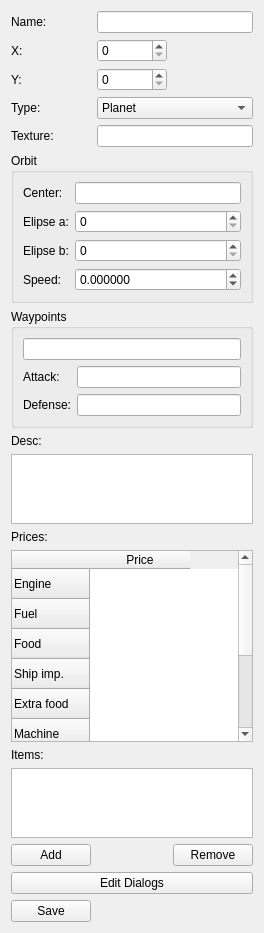
<?xml version="1.0" encoding="UTF-8"?>
<ui version="4.0">
 <class>ObjectEditor</class>
 <widget class="QWidget" name="ObjectEditor">
  <property name="geometry">
   <rect>
    <x>0</x>
    <y>0</y>
    <width>264</width>
    <height>897</height>
   </rect>
  </property>
  <property name="windowTitle">
   <string>Form</string>
  </property>
  <layout class="QGridLayout" name="gridLayout_3">
   <item row="0" column="0">
    <widget class="QLabel" name="label">
     <property name="text">
      <string>Name:</string>
     </property>
    </widget>
   </item>
   <item row="0" column="1" colspan="2">
    <widget class="QLineEdit" name="name"/>
   </item>
   <item row="1" column="0">
    <widget class="QLabel" name="label_2">
     <property name="text">
      <string>X:</string>
     </property>
    </widget>
   </item>
   <item row="1" column="1">
    <widget class="QSpinBox" name="x">
     <property name="maximum">
      <number>10000</number>
     </property>
    </widget>
   </item>
   <item row="2" column="0">
    <widget class="QLabel" name="label_3">
     <property name="text">
      <string>Y:</string>
     </property>
    </widget>
   </item>
   <item row="2" column="1">
    <widget class="QSpinBox" name="y">
     <property name="maximum">
      <number>10000</number>
     </property>
    </widget>
   </item>
   <item row="3" column="0">
    <widget class="QLabel" name="label_4">
     <property name="text">
      <string>Type:</string>
     </property>
    </widget>
   </item>
   <item row="3" column="1" colspan="2">
    <widget class="QComboBox" name="comboBox">
     <item>
      <property name="text">
       <string>Planet</string>
      </property>
     </item>
     <item>
      <property name="text">
       <string>Star</string>
      </property>
     </item>
     <item>
      <property name="text">
       <string>Ship</string>
      </property>
     </item>
     <item>
      <property name="text">
       <string>Enemy ship</string>
      </property>
     </item>
    </widget>
   </item>
   <item row="4" column="0">
    <widget class="QLabel" name="label_7">
     <property name="text">
      <string>Texture:</string>
     </property>
    </widget>
   </item>
   <item row="4" column="1" colspan="2">
    <widget class="QLineEdit" name="texture"/>
   </item>
   <item row="5" column="0" colspan="3">
    <widget class="QGroupBox" name="orbit">
     <property name="title">
      <string>Orbit</string>
     </property>
     <layout class="QGridLayout" name="gridLayout">
      <item row="2" column="1">
       <widget class="QSpinBox" name="a">
        <property name="maximum">
         <number>1000</number>
        </property>
       </widget>
      </item>
      <item row="0" column="0">
       <widget class="QLabel" name="label_9">
        <property name="text">
         <string>Center:</string>
        </property>
       </widget>
      </item>
      <item row="2" column="0">
       <widget class="QLabel" name="label_11">
        <property name="text">
         <string>Elipse b:</string>
        </property>
       </widget>
      </item>
      <item row="3" column="1">
       <widget class="QDoubleSpinBox" name="speed">
        <property name="decimals">
         <number>6</number>
        </property>
        <property name="minimum">
         <double>-99.989999999999995</double>
        </property>
       </widget>
      </item>
      <item row="3" column="0">
       <widget class="QLabel" name="label_12">
        <property name="text">
         <string>Speed:</string>
        </property>
       </widget>
      </item>
      <item row="1" column="0">
       <widget class="QLabel" name="label_10">
        <property name="text">
         <string>Elipse a:</string>
        </property>
       </widget>
      </item>
      <item row="1" column="1">
       <widget class="QSpinBox" name="b">
        <property name="maximum">
         <number>1000</number>
        </property>
       </widget>
      </item>
      <item row="0" column="1">
       <widget class="QLineEdit" name="center"/>
      </item>
     </layout>
    </widget>
   </item>
   <item row="6" column="0" colspan="3">
    <widget class="QGroupBox" name="waypointsBox">
     <property name="title">
      <string>Waypoints</string>
     </property>
     <layout class="QGridLayout" name="gridLayout_2">
      <item row="1" column="1">
       <widget class="QLineEdit" name="attack"/>
      </item>
      <item row="1" column="0">
       <widget class="QLabel" name="label_13">
        <property name="text">
         <string>Attack:</string>
        </property>
       </widget>
      </item>
      <item row="2" column="1">
       <widget class="QLineEdit" name="defense"/>
      </item>
      <item row="0" column="0" colspan="2">
       <widget class="QLineEdit" name="waypoints"/>
      </item>
      <item row="2" column="0">
       <widget class="QLabel" name="label_14">
        <property name="text">
         <string>Defense:</string>
        </property>
       </widget>
      </item>
     </layout>
    </widget>
   </item>
   <item row="7" column="0">
    <widget class="QLabel" name="label_8">
     <property name="text">
      <string>Desc:</string>
     </property>
    </widget>
   </item>
   <item row="8" column="0" colspan="3">
    <widget class="QTextEdit" name="desc">
     <property name="sizePolicy">
      <sizepolicy hsizetype="Expanding" vsizetype="Preferred">
       <horstretch>0</horstretch>
       <verstretch>0</verstretch>
      </sizepolicy>
     </property>
    </widget>
   </item>
   <item row="9" column="0">
    <widget class="QLabel" name="label_5">
     <property name="text">
      <string>Prices:</string>
     </property>
    </widget>
   </item>
   <item row="10" column="0" colspan="3">
    <widget class="QTableWidget" name="prices">
     <property name="sizePolicy">
      <sizepolicy hsizetype="Expanding" vsizetype="Minimum">
       <horstretch>0</horstretch>
       <verstretch>0</verstretch>
      </sizepolicy>
     </property>
     <property name="showDropIndicator" stdset="0">
      <bool>false</bool>
     </property>
     <property name="showGrid">
      <bool>false</bool>
     </property>
     <property name="wordWrap">
      <bool>false</bool>
     </property>
     <property name="cornerButtonEnabled">
      <bool>false</bool>
     </property>
     <attribute name="horizontalHeaderVisible">
      <bool>true</bool>
     </attribute>
     <attribute name="horizontalHeaderHighlightSections">
      <bool>false</bool>
     </attribute>
     <attribute name="verticalHeaderVisible">
      <bool>true</bool>
     </attribute>
     <attribute name="verticalHeaderHighlightSections">
      <bool>false</bool>
     </attribute>
     <row>
      <property name="text">
       <string>Engine</string>
      </property>
     </row>
     <row>
      <property name="text">
       <string>Fuel</string>
      </property>
     </row>
     <row>
      <property name="text">
       <string>Food</string>
      </property>
     </row>
     <row>
      <property name="text">
       <string>Ship imp.</string>
      </property>
     </row>
     <row>
      <property name="text">
       <string>Extra food</string>
      </property>
     </row>
     <row>
      <property name="text">
       <string>Machine</string>
      </property>
     </row>
     <row>
      <property name="text">
       <string>Gun</string>
      </property>
     </row>
     <row>
      <property name="text">
       <string>Ship weapon</string>
      </property>
     </row>
     <row>
      <property name="text">
       <string>Ship shield</string>
      </property>
     </row>
     <column>
      <property name="text">
       <string>Price</string>
      </property>
     </column>
    </widget>
   </item>
   <item row="11" column="0">
    <widget class="QLabel" name="label_6">
     <property name="text">
      <string>Items:</string>
     </property>
    </widget>
   </item>
   <item row="12" column="0" colspan="3">
    <widget class="QListWidget" name="items"/>
   </item>
   <item row="13" column="0">
    <widget class="QPushButton" name="addItem">
     <property name="text">
      <string>Add</string>
     </property>
    </widget>
   </item>
   <item row="13" column="2">
    <widget class="QPushButton" name="removeItem">
     <property name="text">
      <string>Remove</string>
     </property>
    </widget>
   </item>
   <item row="15" column="0">
    <widget class="QPushButton" name="pushButton">
     <property name="text">
      <string>Save</string>
     </property>
    </widget>
   </item>
   <item row="14" column="0" colspan="3">
    <widget class="QPushButton" name="editDialogs">
     <property name="text">
      <string>Edit Dialogs</string>
     </property>
    </widget>
   </item>
  </layout>
 </widget>
 <resources/>
 <connections/>
</ui>
